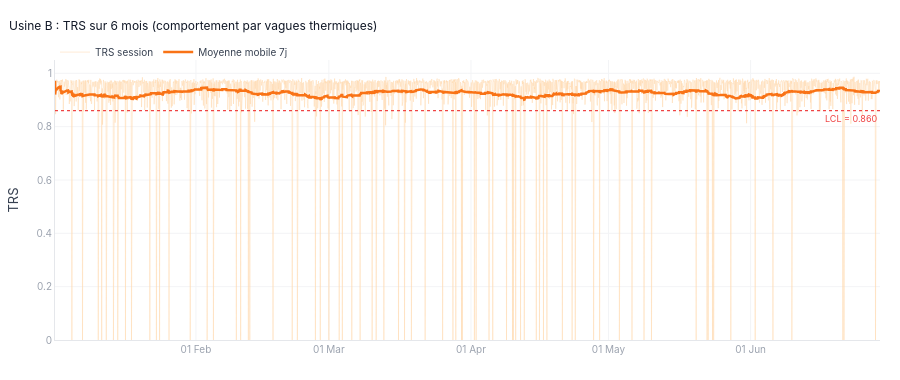

Notebook cell for this chart:
### Code cell
# ── Plot 2 : TRS Usine B — comportement par vagues ───────────
df['TRS_7j'] = df['TRS'].rolling(336, min_periods=1).mean()

fig2 = go.Figure()
fig2.add_trace(go.Scatter(
    x=sample['timestamp'], y=sample['TRS'],
    name='TRS session', line=dict(color='#fed7aa', width=0.8), opacity=0.6,
    hovertemplate='%{x|%d %b %H:%M}<br>TRS : %{y:.3f}<extra></extra>'
))
fig2.add_trace(go.Scatter(
    x=df['timestamp'], y=df['TRS_7j'],
    name='Moyenne mobile 7j', line=dict(color='#f97316', width=2.5),
    hovertemplate='%{x|%d %b}<br>TRS moy 7j : %{y:.3f}<extra></extra>'
))
fig2.add_hline(y=limites['TRS']['lcl'], line_dash='dot', line_color='#ef4444',
               line_width=1.2,
               annotation_text=f"LCL = {limites['TRS']['lcl']:.3f}",
               annotation_font_size=9, annotation_font_color='#ef4444',
               annotation_position='bottom right')

fig2.update_layout(
    **LAYOUT,
    title=dict(text='Usine B : TRS sur 6 mois (comportement par vagues thermiques)',
               font=dict(size=12, color='#111827'), x=0.01),
    xaxis=dict(gridcolor='#f3f4f6', linecolor='#e5e7eb',
               tickfont=dict(size=10, color='#9ca3af'), tickformat='%d %b'),
    yaxis=dict(title='TRS', gridcolor='#f3f4f6', linecolor='#e5e7eb',
               tickfont=dict(size=10, color='#9ca3af'), range=[0,1.05]),
    legend=dict(bgcolor='rgba(0,0,0,0)', borderwidth=0,
                font=dict(size=10), orientation='h', y=1.08),
    height=380, margin=dict(l=50,r=20,t=60,b=40),
    hovermode='x unified'
)
fig2.show()

### Figure 1 — Plotly figure (JSON) as saved in the notebook; plotly's stock layout.template omitted (floating-point values rounded to 4 significant figures; data arrays with more than 128 entries replaced by an {"elided": "..."} marker saying what was removed)
{"data": [{"hovertemplate": "%{x|%d %b %H:%M}<br>TRS : %{y:.3f}<extra></extra>", "line": {"color": "#fed7aa", "width": 0.8}, "name": "TRS session", "opacity": 0.6, "type": "scatter", "x": {"elided": "2880 str values"}, "y": {"elided": "2880 float values"}}, {"hovertemplate": "%{x|%d %b}<br>TRS moy 7j : %{y:.3f}<extra></extra>", "line": {"color": "#f97316", "width": 2.5}, "name": "Moyenne mobile 7j", "type": "scatter", "x": {"elided": "8640 str values"}, "y": {"elided": "8640 float values"}}], "layout": {"annotations": [{"font": {"color": "#ef4444", "size": 9}, "showarrow": false, "text": "LCL = 0.860", "x": 1, "xanchor": "right", "xref": "x domain", "y": 0.86, "yanchor": "top", "yref": "y"}], "font": {"color": "#374151", "family": "Inter, sans-serif", "size": 11}, "height": 380, "hoverlabel": {"bgcolor": "#1f2937", "font": {"color": "#f9fafb", "size": 11}}, "hovermode": "x unified", "legend": {"bgcolor": "rgba(0,0,0,0)", "borderwidth": 0, "font": {"size": 10}, "orientation": "h", "y": 1.08}, "margin": {"b": 40, "l": 50, "r": 20, "t": 60}, "paper_bgcolor": "#ffffff", "plot_bgcolor": "#ffffff", "shapes": [{"line": {"color": "#ef4444", "dash": "dot", "width": 1.2}, "type": "line", "x0": 0, "x1": 1, "xref": "x domain", "y0": 0.86, "y1": 0.86, "yref": "y"}], "title": {"font": {"color": "#111827", "size": 12}, "text": "Usine B : TRS sur 6 mois (comportement par vagues thermiques)", "x": 0.01}, "xaxis": {"gridcolor": "#f3f4f6", "linecolor": "#e5e7eb", "tickfont": {"color": "#9ca3af", "size": 10}, "tickformat": "%d %b"}, "yaxis": {"gridcolor": "#f3f4f6", "linecolor": "#e5e7eb", "range": [0, 1.05], "tickfont": {"color": "#9ca3af", "size": 10}, "title": {"text": "TRS"}}}}
